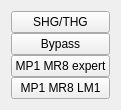
  <widget class="QWidget" name="verticalLayoutWidget_6">
   <property name="geometry">
    <rect>
     <x>1130</x>
     <y>400</y>
     <width>109</width>
     <height>94</height>
    </rect>
   </property>
   <layout class="QVBoxLayout" name="HMR_MP1_MR8_button">
    <property name="spacing">
     <number>0</number>
    </property>
    <item>
     <widget class="QPushButton" name="MP1_MR8_SHG_THG">
      <property name="text">
       <string>SHG/THG</string>
      </property>
     </widget>
    </item>
    <item>
     <widget class="QPushButton" name="MP1_MR8_Bypass">
      <property name="text">
       <string>Bypass</string>
      </property>
     </widget>
    </item>
    <item>
     <widget class="TyphosRelatedSuiteButton" name="MP1_MR8_expert">
      <property name="toolTip">
       <string/>
      </property>
      <property name="text">
       <string>MP1 MR8 expert</string>
      </property>
      <property name="happi_names" stdset="0">
       <stringlist>
        <string>lm1k4_hrm_mp1_mr8</string>
       </stringlist>
      </property>
     </widget>
    </item>
    <item>
     <widget class="TyphosRelatedSuiteButton" name="MP1_MR8_LM1_expert">
      <property name="toolTip">
       <string/>
      </property>
      <property name="text">
       <string>MP1 MR8 LM1</string>
      </property>
      <property name="happi_names" stdset="0">
       <stringlist>
        <string>lm1k4_hrm_mp1_mr8_lm1</string>
       </stringlist>
      </property>
     </widget>
    </item>
   </layout>
  </widget>
